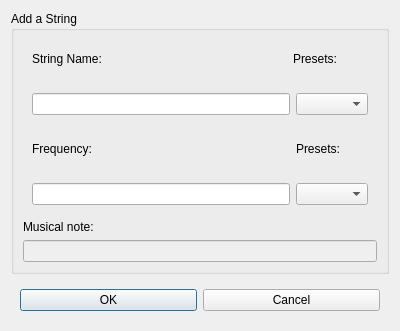
<?xml version="1.0" encoding="UTF-8"?>
<ui version="4.0">
 <class>AddStringDialog</class>
 <widget class="QDialog" name="AddStringDialog">
  <property name="geometry">
   <rect>
    <x>0</x>
    <y>0</y>
    <width>400</width>
    <height>310</height>
   </rect>
  </property>
  <property name="windowTitle">
   <string>Dialog</string>
  </property>
  <layout class="QVBoxLayout" name="verticalLayout">
   <item>
    <widget class="QGroupBox" name="groupBox">
     <property name="title">
      <string>Add a String</string>
     </property>
     <layout class="QVBoxLayout" name="verticalLayout_2">
      <item>
       <widget class="QWidget" name="widget_5" native="true">
        <layout class="QHBoxLayout" name="horizontalLayout_5">
         <item>
          <widget class="QLabel" name="label">
           <property name="text">
            <string>String Name:</string>
           </property>
          </widget>
         </item>
         <item>
          <spacer name="horizontalSpacer_9">
           <property name="orientation">
            <enum>Qt::Horizontal</enum>
           </property>
           <property name="sizeHint" stdset="0">
            <size>
             <width>40</width>
             <height>20</height>
            </size>
           </property>
          </spacer>
         </item>
         <item>
          <spacer name="horizontalSpacer_15">
           <property name="orientation">
            <enum>Qt::Horizontal</enum>
           </property>
           <property name="sizeHint" stdset="0">
            <size>
             <width>40</width>
             <height>20</height>
            </size>
           </property>
          </spacer>
         </item>
         <item>
          <spacer name="horizontalSpacer_14">
           <property name="orientation">
            <enum>Qt::Horizontal</enum>
           </property>
           <property name="sizeHint" stdset="0">
            <size>
             <width>40</width>
             <height>20</height>
            </size>
           </property>
          </spacer>
         </item>
         <item>
          <spacer name="horizontalSpacer_13">
           <property name="orientation">
            <enum>Qt::Horizontal</enum>
           </property>
           <property name="sizeHint" stdset="0">
            <size>
             <width>40</width>
             <height>20</height>
            </size>
           </property>
          </spacer>
         </item>
         <item>
          <spacer name="horizontalSpacer_12">
           <property name="orientation">
            <enum>Qt::Horizontal</enum>
           </property>
           <property name="sizeHint" stdset="0">
            <size>
             <width>40</width>
             <height>20</height>
            </size>
           </property>
          </spacer>
         </item>
         <item>
          <spacer name="horizontalSpacer_11">
           <property name="orientation">
            <enum>Qt::Horizontal</enum>
           </property>
           <property name="sizeHint" stdset="0">
            <size>
             <width>40</width>
             <height>20</height>
            </size>
           </property>
          </spacer>
         </item>
         <item>
          <widget class="QLabel" name="label_5">
           <property name="text">
            <string>Presets:</string>
           </property>
          </widget>
         </item>
         <item>
          <spacer name="horizontalSpacer_10">
           <property name="orientation">
            <enum>Qt::Horizontal</enum>
           </property>
           <property name="sizeHint" stdset="0">
            <size>
             <width>40</width>
             <height>20</height>
            </size>
           </property>
          </spacer>
         </item>
        </layout>
       </widget>
      </item>
      <item>
       <widget class="QWidget" name="widget_3" native="true">
        <layout class="QHBoxLayout" name="horizontalLayout_2">
         <item>
          <widget class="QLineEdit" name="lineEdit"/>
         </item>
         <item>
          <widget class="QComboBox" name="comboBox"/>
         </item>
        </layout>
       </widget>
      </item>
      <item>
       <widget class="QWidget" name="widget" native="true">
        <layout class="QHBoxLayout" name="horizontalLayout_4">
         <item>
          <widget class="QLabel" name="label_2">
           <property name="text">
            <string>Frequency:</string>
           </property>
          </widget>
         </item>
         <item>
          <spacer name="horizontalSpacer">
           <property name="orientation">
            <enum>Qt::Horizontal</enum>
           </property>
           <property name="sizeHint" stdset="0">
            <size>
             <width>40</width>
             <height>20</height>
            </size>
           </property>
          </spacer>
         </item>
         <item>
          <spacer name="horizontalSpacer_3">
           <property name="orientation">
            <enum>Qt::Horizontal</enum>
           </property>
           <property name="sizeHint" stdset="0">
            <size>
             <width>40</width>
             <height>20</height>
            </size>
           </property>
          </spacer>
         </item>
         <item>
          <spacer name="horizontalSpacer_7">
           <property name="orientation">
            <enum>Qt::Horizontal</enum>
           </property>
           <property name="sizeHint" stdset="0">
            <size>
             <width>40</width>
             <height>20</height>
            </size>
           </property>
          </spacer>
         </item>
         <item>
          <spacer name="horizontalSpacer_8">
           <property name="orientation">
            <enum>Qt::Horizontal</enum>
           </property>
           <property name="sizeHint" stdset="0">
            <size>
             <width>40</width>
             <height>20</height>
            </size>
           </property>
          </spacer>
         </item>
         <item>
          <spacer name="horizontalSpacer_4">
           <property name="orientation">
            <enum>Qt::Horizontal</enum>
           </property>
           <property name="sizeHint" stdset="0">
            <size>
             <width>40</width>
             <height>20</height>
            </size>
           </property>
          </spacer>
         </item>
         <item>
          <spacer name="horizontalSpacer_6">
           <property name="orientation">
            <enum>Qt::Horizontal</enum>
           </property>
           <property name="sizeHint" stdset="0">
            <size>
             <width>40</width>
             <height>20</height>
            </size>
           </property>
          </spacer>
         </item>
         <item>
          <spacer name="horizontalSpacer_5">
           <property name="orientation">
            <enum>Qt::Horizontal</enum>
           </property>
           <property name="sizeHint" stdset="0">
            <size>
             <width>40</width>
             <height>20</height>
            </size>
           </property>
          </spacer>
         </item>
         <item>
          <widget class="QLabel" name="label_4">
           <property name="text">
            <string>Presets:</string>
           </property>
          </widget>
         </item>
         <item>
          <spacer name="horizontalSpacer_2">
           <property name="orientation">
            <enum>Qt::Horizontal</enum>
           </property>
           <property name="sizeHint" stdset="0">
            <size>
             <width>40</width>
             <height>20</height>
            </size>
           </property>
          </spacer>
         </item>
        </layout>
       </widget>
      </item>
      <item>
       <widget class="QWidget" name="widget_4" native="true">
        <layout class="QHBoxLayout" name="horizontalLayout_3">
         <item>
          <widget class="QLineEdit" name="lineEdit_2"/>
         </item>
         <item>
          <widget class="QComboBox" name="comboBox_2"/>
         </item>
        </layout>
       </widget>
      </item>
      <item>
       <widget class="QLabel" name="label_3">
        <property name="text">
         <string>Musical note:</string>
        </property>
       </widget>
      </item>
      <item>
       <widget class="QLineEdit" name="lineEdit_3">
        <property name="enabled">
         <bool>false</bool>
        </property>
       </widget>
      </item>
     </layout>
    </widget>
   </item>
   <item alignment="Qt::AlignBottom">
    <widget class="QWidget" name="widget_2" native="true">
     <layout class="QHBoxLayout" name="horizontalLayout">
      <item>
       <widget class="QPushButton" name="pushButton">
        <property name="text">
         <string>OK</string>
        </property>
       </widget>
      </item>
      <item>
       <widget class="QPushButton" name="cancelButton">
        <property name="text">
         <string>Cancel</string>
        </property>
       </widget>
      </item>
     </layout>
    </widget>
   </item>
  </layout>
 </widget>
 <resources/>
 <connections>
  <connection>
   <sender>cancelButton</sender>
   <signal>released()</signal>
   <receiver>AddStringDialog</receiver>
   <slot>close()</slot>
   <hints>
    <hint type="sourcelabel">
     <x>292</x>
     <y>270</y>
    </hint>
    <hint type="destinationlabel">
     <x>199</x>
     <y>149</y>
    </hint>
   </hints>
  </connection>
 </connections>
</ui>
